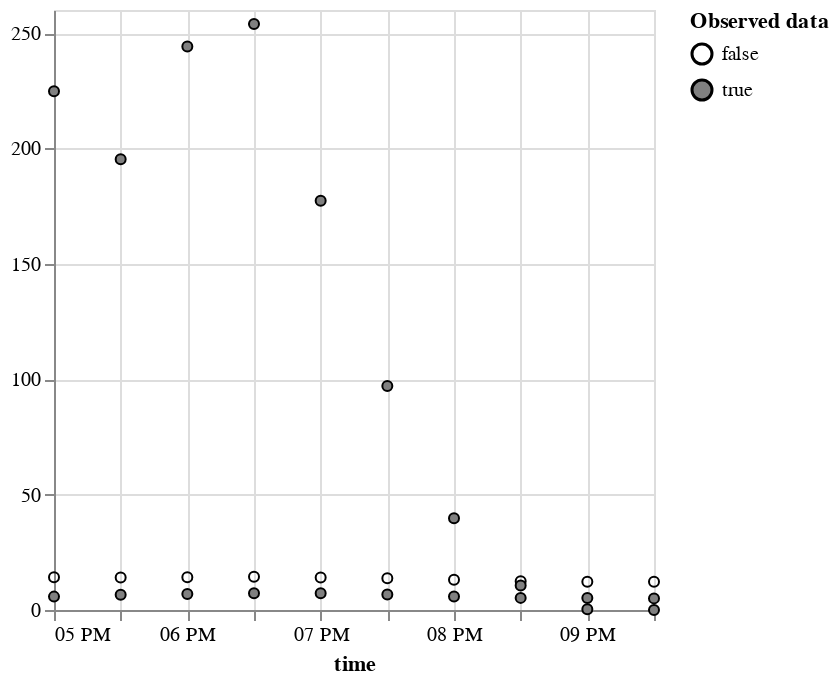

Notebook source saved alongside this figure:
### Code cell
plot_points(m_df.tidy())

### Figure 1 — Vega-Lite specification as saved in the notebook (floating-point values rounded to 4 significant figures)
{"config": {"view": {"continuousWidth": 300, "continuousHeight": 300}}, "data": {"name": "data-2baaafdd305e446a630d644452c9ca65"}, "mark": {"type": "point", "color": "black", "fillOpacity": 1, "size": 25, "strokeWidth": 1}, "encoding": {"fill": {"field": "is_present", "legend": {"title": ["Observed data"]}, "scale": {"range": ["#ffffff00", "gray"]}, "type": "nominal"}, "x": {"axis": {"domain": true, "labels": true, "ticks": true, "title": "time"}, "field": "time", "type": "temporal"}, "y": {"field": "value", "scale": {"zero": false}, "title": "", "type": "quantitative"}}, "$schema": "https://vega.github.io/schema/vega-lite/v5.2.0.json", "datasets": {"data-2baaafdd305e446a630d644452c9ca65": [{"time": "2000-06-15T17:00:00", "variable": "TA", "value": 14.22, "is_present": false}, {"time": "2000-06-15T17:30:00", "variable": "TA", "value": 14.11, "is_present": false}, {"time": "2000-06-15T18:00:00", "variable": "TA", "value": 14.23, "is_present": false}, {"time": "2000-06-15T18:30:00", "variable": "TA", "value": 14.4, "is_present": false}, {"time": "2000-06-15T19:00:00", "variable": "TA", "value": 14.09, "is_present": false}, {"time": "2000-06-15T19:30:00", "variable": "TA", "value": 13.71, "is_present": false}, {"time": "2000-06-15T20:00:00", "variable": "TA", "value": 13.08, "is_present": false}, {"time": "2000-06-15T20:30:00", "variable": "TA", "value": 12.41, "is_present": false}, {"time": "2000-06-15T21:00:00", "variable": "TA", "value": 12.27, "is_present": false}, {"time": "2000-06-15T21:30:00", "variable": "TA", "value": 12.2, "is_present": false}, {"time": "2000-06-15T17:00:00", "variable": "SW_IN", "value": 224.8, "is_present": true}, {"time": "2000-06-15T17:30:00", "variable": "SW_IN", "value": 195.3, "is_present": true}, {"time": "2000-06-15T18:00:00", "variable": "SW_IN", "value": 244.2, "is_present": true}, {"time": "2000-06-15T18:30:00", "variable": "SW_IN", "value": 253.9, "is_present": true}, {"time": "2000-06-15T19:00:00", "variable": "SW_IN", "value": 177.3, "is_present": true}, {"time": "2000-06-15T19:30:00", "variable": "SW_IN", "value": 97.07, "is_present": true}, {"time": "2000-06-15T20:00:00", "variable": "SW_IN", "value": 39.71, "is_present": true}, {"time": "2000-06-15T20:30:00", "variable": "SW_IN", "value": 10.65, "is_present": true}, {"time": "2000-06-15T21:00:00", "variable": "SW_IN", "value": 0.32, "is_present": true}, {"time": "2000-06-15T21:30:00", "variable": "SW_IN", "value": 0.0, "is_present": true}, {"time": "2000-06-15T17:00:00", "variable": "VPD", "value": 5.799, "is_present": true}, {"time": "2000-06-15T17:30:00", "variable": "VPD", "value": 6.577, "is_present": true}, {"time": "2000-06-15T18:00:00", "variable": "VPD", "value": 6.931, "is_present": true}, {"time": "2000-06-15T18:30:00", "variable": "VPD", "value": 7.286, "is_present": true}, {"time": "2000-06-15T19:00:00", "variable": "VPD", "value": 7.251, "is_present": true}, {"time": "2000-06-15T19:30:00", "variable": "VPD", "value": 6.683, "is_present": true}, {"time": "2000-06-15T20:00:00", "variable": "VPD", "value": 5.851, "is_present": true}, {"time": "2000-06-15T20:30:00", "variable": "VPD", "value": 5.254, "is_present": true}, {"time": "2000-06-15T21:00:00", "variable": "VPD", "value": 5.164, "is_present": true}, {"time": "2000-06-15T21:30:00", "variable": "VPD", "value": 5.037, "is_present": true}]}}
